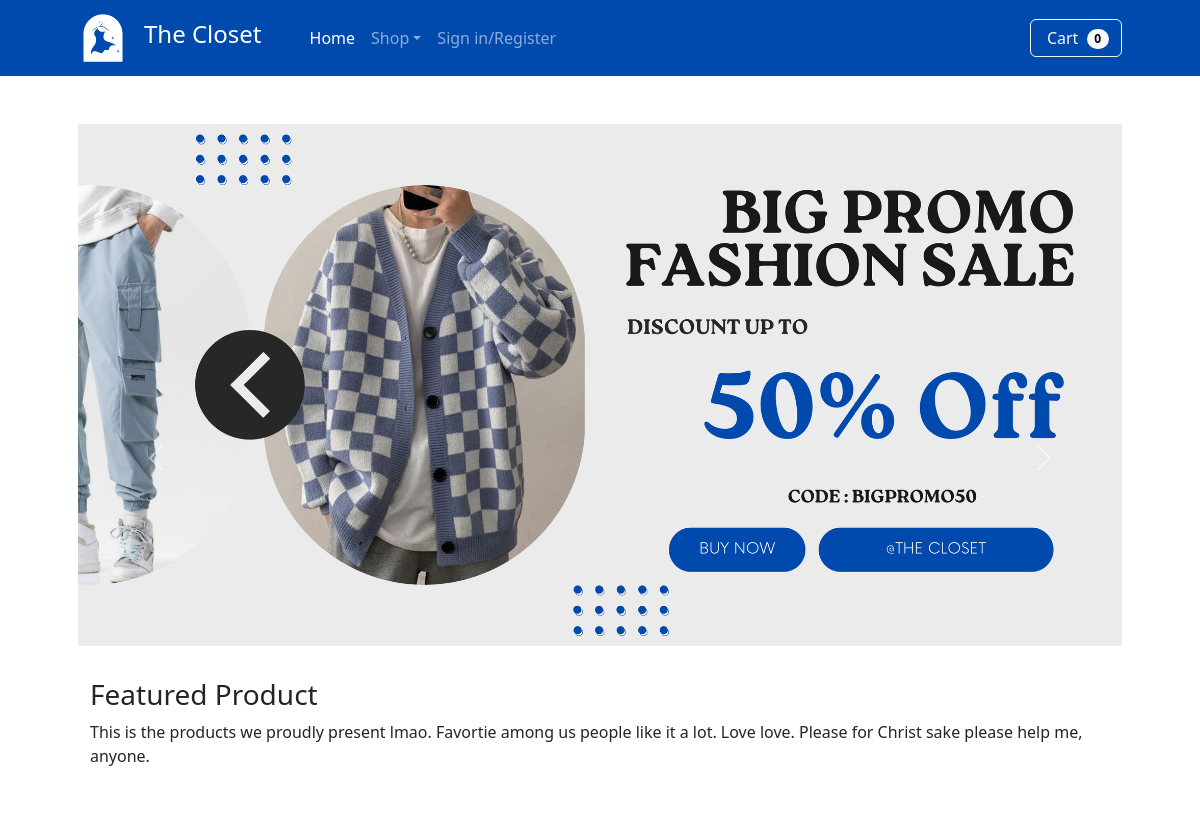
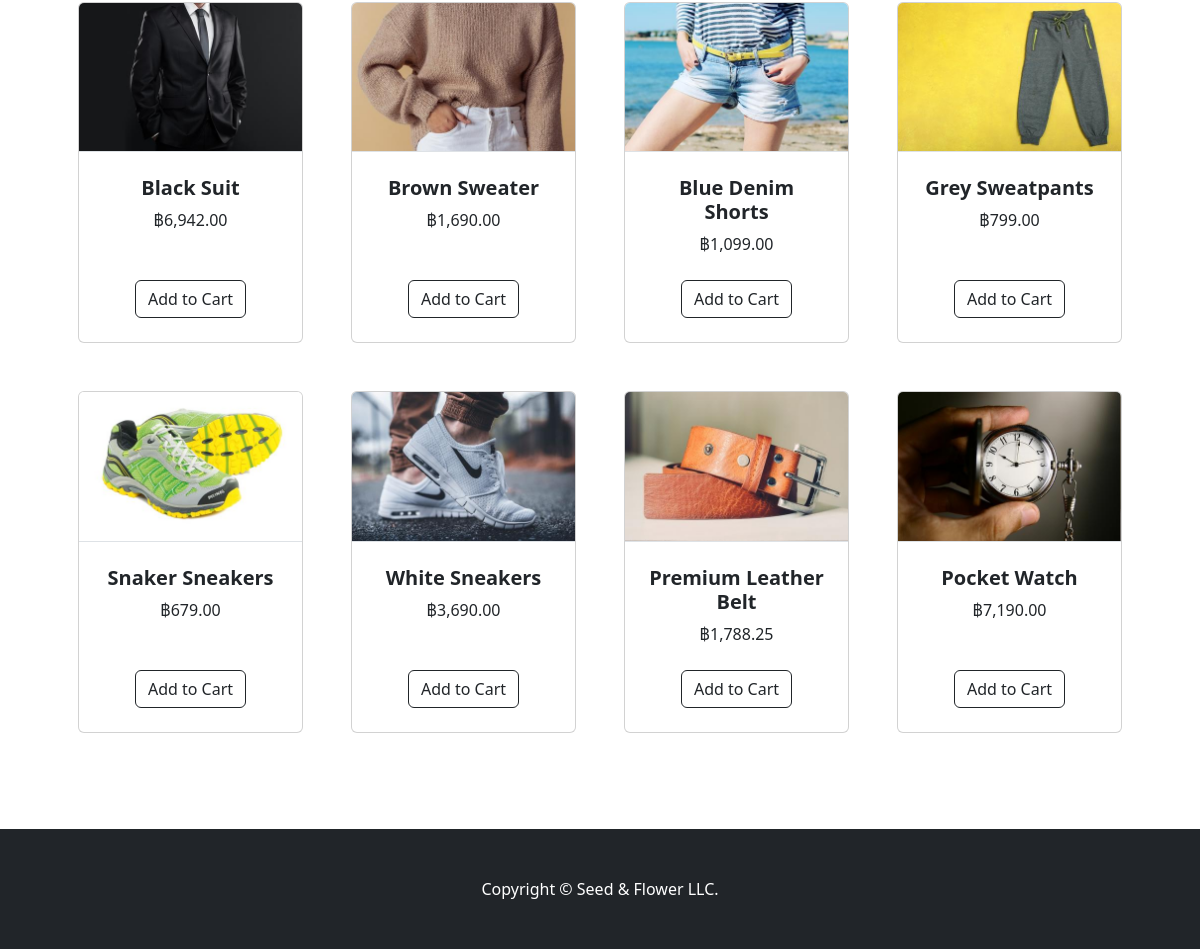
The page / on the database its author committed (2 pictures, top to bottom).
### tables this page shows
CREATE TABLE `product` (
  `pID` int(3) NOT NULL,
  `pname` varchar(25) NOT NULL,
  `pimagedir` varchar(350) NOT NULL,
  `price` decimal(10,2) NOT NULL,
  `ptype` char(1) DEFAULT NULL,
  `isFeature` tinyint(1) NOT NULL
);

### index.php (the view, shortened to what this page needs)
<!doctype html>
<html lang="en">
  <head>
    <link href="https://cdn.jsdelivr.net/npm/bootstrap@5.2.2/dist/css/bootstrap.min.css" rel="stylesheet">
   </head>
   <?php include "func/navbar.php"; ?>
    <div class="container px-4 px-lg-5 my-5">
      <div id="demo" class="carousel slide" data-bs-ride="carousel">
        <div class="carousel-indicators">
          <button type="button" data-bs-target="#demo" data-bs-slide-to="0" class="active"></button>
          <button type="button" data-bs-target="#demo" data-bs-slide-to="1"></button>
          <button type="button" data-bs-target="#demo" data-bs-slide-to="2"></button>
        </div>
        <div class="carousel-inner">
          <div class="carousel-item active">
            <img src="asset/promo/promo1.png" alt="drip" class="d-block w-100">
          </div>
        </div>
        <button class="carousel-control-prev" type="button" data-bs-target="#demo" data-bs-slide="prev">
          <span class="carousel-control-prev-icon"></span>
        </button>
        <button class="carousel-control-next" type="button" data-bs-target="#demo" data-bs-slide="next">
          <span class="carousel-control-next-icon"></span>
        </button>
        <div class="container-fluid py-2 mt-4">
          <h3>Featured Product</h3>
          <p>This is the products we proudly present lmao. Favortie among us people like it a lot. Love love. Please for Christ sake please help me, anyone.</p>
        </div>
      </div>
    </div>
    <section class="mb-5">
      <div class="container px-4 px-lg-5 mt-5">
          <div class="row gx-4 gx-lg-5 row-cols-2 row-cols-md-3 row-cols-xl-4 justify-content-center">
          <?php
            $q = "SELECT * FROM product WHERE isFeature = 1";
            $result=$mysqli->query($q);
            while($row=$result->fetch_array()){?>
                <div class="col mb-5">
                    <div class="card h-100">
                        <img class="card-img-top border-bottom" src="<?php echo $row['pimagedir'] ?>" alt="..." />
                        <div class="card-body bg-mute p-4">
                            <div class="text-center">
                                <h5 class="fw-bolder"><?php echo $row['pname'] ?></h5>
                                ฿<?php echo number_format($row['price'], 2, '.', ',') ?>
                            </div>
                        </div>
                        <div class="card-footer p-4 pt-0 border-top-0 bg-transparent">
                            <div class="text-center">
                            <form action="func/addtocart.php" method="post">
                                    <div type="submit" class="text-center">
                                        <input type="submit" name="add_to_cart" style="margin-top:5px;" class="btn btn-outline-dark mt-auto" value="Add to Cart" />
                                    </div>
                                </form>
                            </div>
                        </div>
                    </div>
                </div>
            <?php }?>
          </div>
      </div>
  </section>
  </body>
</html>

### rows shown on the page
product: pimagedir (picture), pname "Black Suit", price "6,942.00"
product: pimagedir (picture), pname "Brown Sweater", price "1,690.00"
product: pimagedir (picture), pname "Blue Denim Shorts", price "1,099.00"
product: pimagedir (picture), pname "Grey Sweatpants", price "799.00"
product: pimagedir (picture), pname "Snaker Sneakers", price "679.00"
product: pimagedir (picture), pname "White Sneakers", price "3,690.00"
product: pimagedir (picture), pname "Premium Leather Belt", price "1,788.25"
product: pimagedir (picture), pname "Pocket Watch", price "7,190.00"

### other values the page prints
$sumpro "0"
